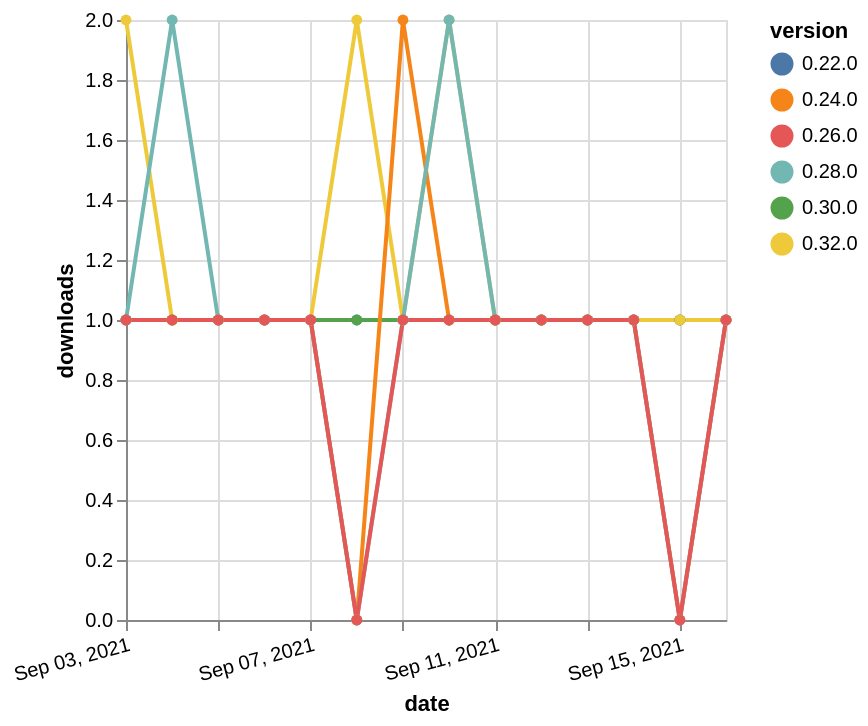

Write the Vega-Lite specification saved for this chart.
### Vega-Lite specification from a JSON file in a GitHub repository (floating-point values rounded to 4 significant figures)
{"$schema": "https://vega.github.io/schema/vega-lite/v5.json", "description": "A simple bar chart with embedded data.", "data": {"values": [{"date": "2021-09-03", "total": 219, "delta": 1, "version": "0.22.0"}, {"date": "2021-09-04", "total": 220, "delta": 1, "version": "0.22.0"}, {"date": "2021-09-05", "total": 221, "delta": 1, "version": "0.22.0"}, {"date": "2021-09-06", "total": 222, "delta": 1, "version": "0.22.0"}, {"date": "2021-09-07", "total": 223, "delta": 1, "version": "0.22.0"}, {"date": "2021-09-08", "total": 224, "delta": 1, "version": "0.22.0"}, {"date": "2021-09-09", "total": 225, "delta": 1, "version": "0.22.0"}, {"date": "2021-09-10", "total": 226, "delta": 1, "version": "0.22.0"}, {"date": "2021-09-11", "total": 227, "delta": 1, "version": "0.22.0"}, {"date": "2021-09-12", "total": 228, "delta": 1, "version": "0.22.0"}, {"date": "2021-09-13", "total": 229, "delta": 1, "version": "0.22.0"}, {"date": "2021-09-14", "total": 230, "delta": 1, "version": "0.22.0"}, {"date": "2021-09-15", "total": 231, "delta": 1, "version": "0.22.0"}, {"date": "2021-09-16", "total": 232, "delta": 1, "version": "0.22.0"}, {"date": "2021-09-03", "total": 158, "delta": 1, "version": "0.30.0"}, {"date": "2021-09-04", "total": 159, "delta": 1, "version": "0.30.0"}, {"date": "2021-09-05", "total": 160, "delta": 1, "version": "0.30.0"}, {"date": "2021-09-06", "total": 161, "delta": 1, "version": "0.30.0"}, {"date": "2021-09-07", "total": 162, "delta": 1, "version": "0.30.0"}, {"date": "2021-09-08", "total": 163, "delta": 1, "version": "0.30.0"}, {"date": "2021-09-09", "total": 164, "delta": 1, "version": "0.30.0"}, {"date": "2021-09-10", "total": 165, "delta": 1, "version": "0.30.0"}, {"date": "2021-09-11", "total": 166, "delta": 1, "version": "0.30.0"}, {"date": "2021-09-12", "total": 167, "delta": 1, "version": "0.30.0"}, {"date": "2021-09-13", "total": 168, "delta": 1, "version": "0.30.0"}, {"date": "2021-09-14", "total": 169, "delta": 1, "version": "0.30.0"}, {"date": "2021-09-15", "total": 170, "delta": 1, "version": "0.30.0"}, {"date": "2021-09-16", "total": 171, "delta": 1, "version": "0.30.0"}, {"date": "2021-09-03", "total": 113, "delta": 2, "version": "0.32.0"}, {"date": "2021-09-04", "total": 114, "delta": 1, "version": "0.32.0"}, {"date": "2021-09-05", "total": 115, "delta": 1, "version": "0.32.0"}, {"date": "2021-09-06", "total": 116, "delta": 1, "version": "0.32.0"}, {"date": "2021-09-07", "total": 117, "delta": 1, "version": "0.32.0"}, {"date": "2021-09-08", "total": 119, "delta": 2, "version": "0.32.0"}, {"date": "2021-09-09", "total": 120, "delta": 1, "version": "0.32.0"}, {"date": "2021-09-10", "total": 122, "delta": 2, "version": "0.32.0"}, {"date": "2021-09-11", "total": 123, "delta": 1, "version": "0.32.0"}, {"date": "2021-09-12", "total": 124, "delta": 1, "version": "0.32.0"}, {"date": "2021-09-13", "total": 125, "delta": 1, "version": "0.32.0"}, {"date": "2021-09-14", "total": 126, "delta": 1, "version": "0.32.0"}, {"date": "2021-09-15", "total": 127, "delta": 1, "version": "0.32.0"}, {"date": "2021-09-16", "total": 128, "delta": 1, "version": "0.32.0"}, {"date": "2021-09-03", "total": 183, "delta": 1, "version": "0.24.0"}, {"date": "2021-09-04", "total": 184, "delta": 1, "version": "0.24.0"}, {"date": "2021-09-05", "total": 185, "delta": 1, "version": "0.24.0"}, {"date": "2021-09-06", "total": 186, "delta": 1, "version": "0.24.0"}, {"date": "2021-09-07", "total": 187, "delta": 1, "version": "0.24.0"}, {"date": "2021-09-08", "total": 187, "delta": 0, "version": "0.24.0"}, {"date": "2021-09-09", "total": 189, "delta": 2, "version": "0.24.0"}, {"date": "2021-09-10", "total": 190, "delta": 1, "version": "0.24.0"}, {"date": "2021-09-11", "total": 191, "delta": 1, "version": "0.24.0"}, {"date": "2021-09-12", "total": 192, "delta": 1, "version": "0.24.0"}, {"date": "2021-09-13", "total": 193, "delta": 1, "version": "0.24.0"}, {"date": "2021-09-14", "total": 194, "delta": 1, "version": "0.24.0"}, {"date": "2021-09-15", "total": 194, "delta": 0, "version": "0.24.0"}, {"date": "2021-09-16", "total": 195, "delta": 1, "version": "0.24.0"}, {"date": "2021-09-03", "total": 158, "delta": 1, "version": "0.28.0"}, {"date": "2021-09-04", "total": 160, "delta": 2, "version": "0.28.0"}, {"date": "2021-09-05", "total": 161, "delta": 1, "version": "0.28.0"}, {"date": "2021-09-06", "total": 162, "delta": 1, "version": "0.28.0"}, {"date": "2021-09-07", "total": 163, "delta": 1, "version": "0.28.0"}, {"date": "2021-09-08", "total": 163, "delta": 0, "version": "0.28.0"}, {"date": "2021-09-09", "total": 164, "delta": 1, "version": "0.28.0"}, {"date": "2021-09-10", "total": 166, "delta": 2, "version": "0.28.0"}, {"date": "2021-09-11", "total": 167, "delta": 1, "version": "0.28.0"}, {"date": "2021-09-12", "total": 168, "delta": 1, "version": "0.28.0"}, {"date": "2021-09-13", "total": 169, "delta": 1, "version": "0.28.0"}, {"date": "2021-09-14", "total": 170, "delta": 1, "version": "0.28.0"}, {"date": "2021-09-15", "total": 170, "delta": 0, "version": "0.28.0"}, {"date": "2021-09-16", "total": 171, "delta": 1, "version": "0.28.0"}, {"date": "2021-09-03", "total": 168, "delta": 1, "version": "0.26.0"}, {"date": "2021-09-04", "total": 169, "delta": 1, "version": "0.26.0"}, {"date": "2021-09-05", "total": 170, "delta": 1, "version": "0.26.0"}, {"date": "2021-09-06", "total": 171, "delta": 1, "version": "0.26.0"}, {"date": "2021-09-07", "total": 172, "delta": 1, "version": "0.26.0"}, {"date": "2021-09-08", "total": 172, "delta": 0, "version": "0.26.0"}, {"date": "2021-09-09", "total": 173, "delta": 1, "version": "0.26.0"}, {"date": "2021-09-10", "total": 174, "delta": 1, "version": "0.26.0"}, {"date": "2021-09-11", "total": 175, "delta": 1, "version": "0.26.0"}, {"date": "2021-09-12", "total": 176, "delta": 1, "version": "0.26.0"}, {"date": "2021-09-13", "total": 177, "delta": 1, "version": "0.26.0"}, {"date": "2021-09-14", "total": 178, "delta": 1, "version": "0.26.0"}, {"date": "2021-09-15", "total": 178, "delta": 0, "version": "0.26.0"}, {"date": "2021-09-16", "total": 179, "delta": 1, "version": "0.26.0"}]}, "width": "container", "mark": {"type": "line", "point": {"filled": true}}, "encoding": {"x": {"field": "date", "type": "temporal", "timeUnit": "yearmonthdate", "title": "date", "axis": {"labelAngle": -15}}, "y": {"field": "delta", "type": "quantitative", "title": "downloads"}, "color": {"field": "version", "type": "nominal"}, "tooltip": {"field": "delta"}}}
